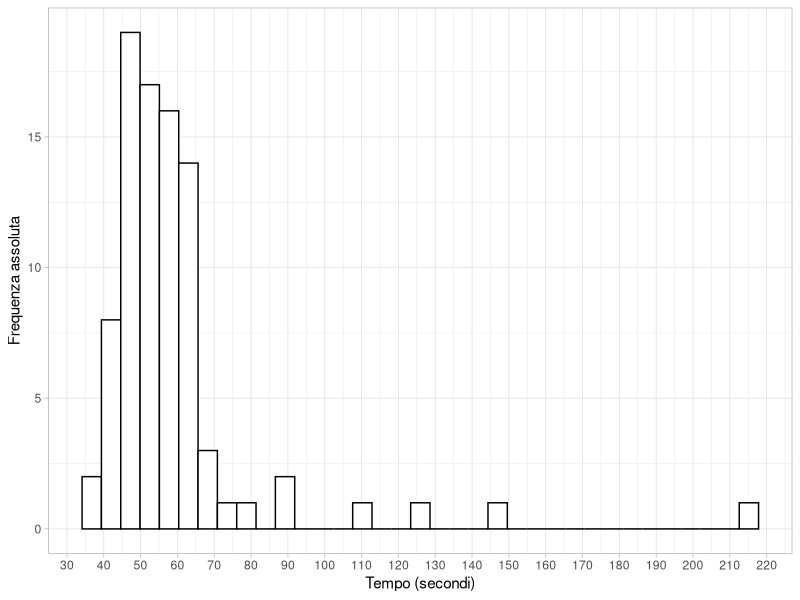
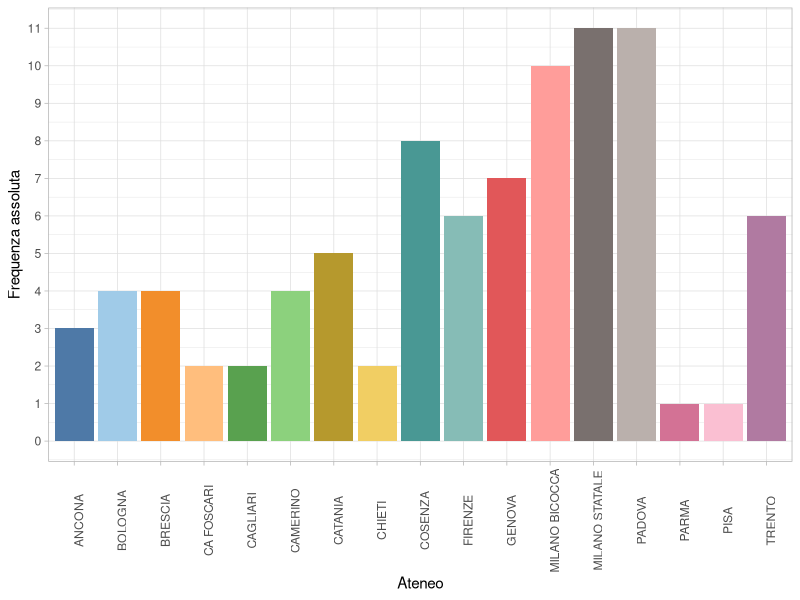
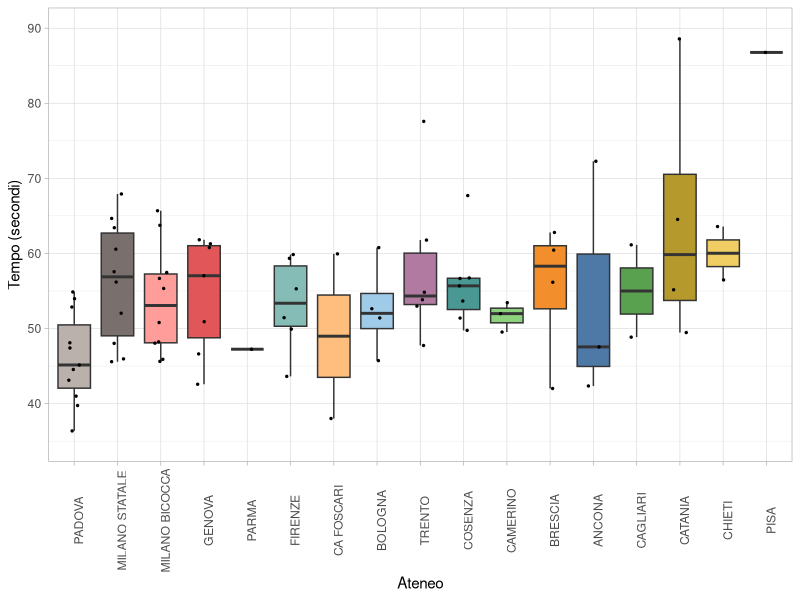
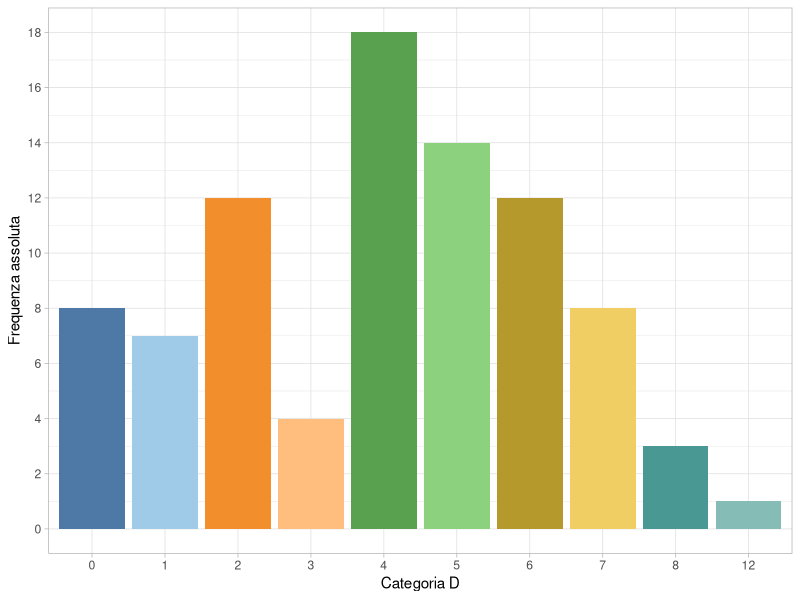
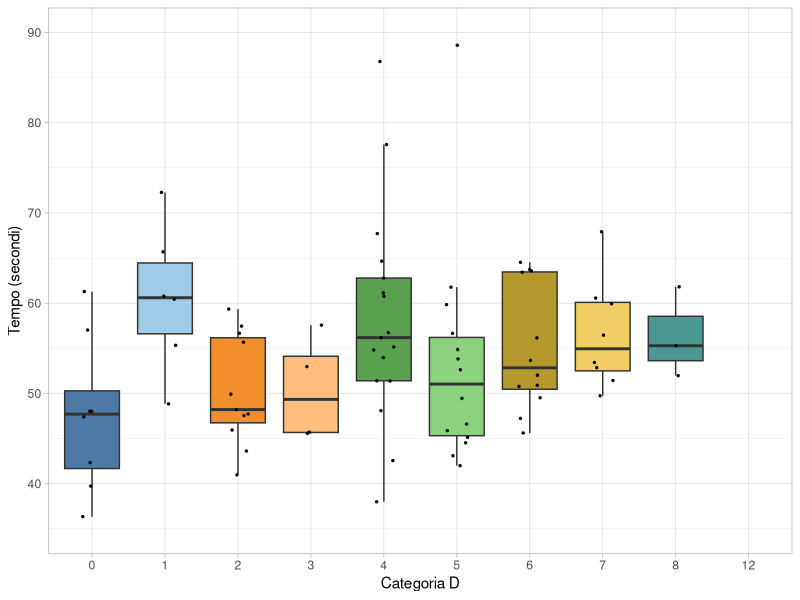

Here is the R script that generated these plots, in order:
## ---- chunk 1
#| echo: false
#| message: false
rm(list = ls())
gigante_f <- read.csv("gigante_femminile.csv", sep = ";")

library(tidyverse)
library(lubridate)
library(stringr)
library(ggthemes)

gigante_f$Categoria <- as.numeric(str_remove(gigante_f$Categoria, "D"))

gigante_f$Tempo[1:62] <- paste("0:", gigante_f$Tempo[1:62], sep = "")
gigante_f$Tempo <- ms(gigante_f$Tempo)

gigante_f$Ateneo <- as.factor(gigante_f$Ateneo)
gigante_f$Categoria <- as.factor(gigante_f$Categoria)
# glimpse(gigante_f)
## ---- chunk 2
#| fig-width: 8
#| fig-height: 4
ggplot(data = gigante_f, aes(x = Tempo, y = after_stat(count))) + geom_histogram(fill = "white", col = "black", bins = 35) + theme_light() + ylab("Frequenza assoluta") + xlab("Tempo (secondi)") + scale_x_continuous(n.breaks = 20)
## ---- chunk 3
tab <- c(summary(as.numeric(gigante_f$Tempo)))[-4]
names(tab) <- c("Tempo migliore", "Primo quartile", "Tempo mediano", "Terzo quartile", "Tempo peggiore")
knitr::kable(t(tab), digits = 2)
## ---- chunk 4
#| fig-width: 8
#| fig-height: 4
ggplot(data = gigante_f, aes(x = Ateneo, y = after_stat(count), fill = Ateneo)) + geom_bar() + theme_light() + ylab("Frequenza assoluta") + theme_light() + theme(axis.text.x = element_text(angle = 90), legend.position = "none") + scale_fill_tableau(palette = "Tableau 20") + scale_y_continuous(n.breaks = 10)
## ---- chunk 5
#| warning: false
#| fig-width: 8
#| fig-height: 5
ggplot(data = gigante_f, aes(x = reorder(Ateneo, as.numeric(Tempo), FUN = function(x) mean(head(x, n = 3)), decreasing = FALSE), y = Tempo, fill = Ateneo)) + geom_boxplot(outlier.size = 0, outlier.alpha = 0) + geom_jitter(width = 0.15, size = 0.5) + theme_light() + theme(axis.text.x = element_text(angle = 90), legend.position = "none") + xlab("Ateneo") + ylab("Tempo (secondi)") + ylim(c(35, 90)) + scale_fill_tableau(palette = "Tableau 20")
## ---- chunk 6
#| fig-width: 8
#| fig-height: 4
ggplot(data = gigante_f, aes(x = Categoria, y = after_stat(count), fill = Categoria)) + geom_bar() + theme_light() + ylab("Frequenza assoluta") + theme_light() + theme(legend.position = "none") + scale_fill_tableau(palette = "Tableau 20") + scale_y_continuous(n.breaks = 10) + xlab("Categoria D")
## ---- chunk 7
#| warning: false
#| fig-width: 8
#| fig-height: 4
ggplot(data = gigante_f, aes(x = Categoria, y = Tempo, fill = Categoria)) + geom_boxplot(outlier.size = 0, outlier.alpha = 0) + geom_jitter(width = 0.15, size = 0.5) + theme_light() + theme( legend.position = "none") + ylab("Tempo (secondi)") + ylim(c(35, 90)) + xlab("Categoria D") + scale_fill_tableau(palette = "Tableau 20")
